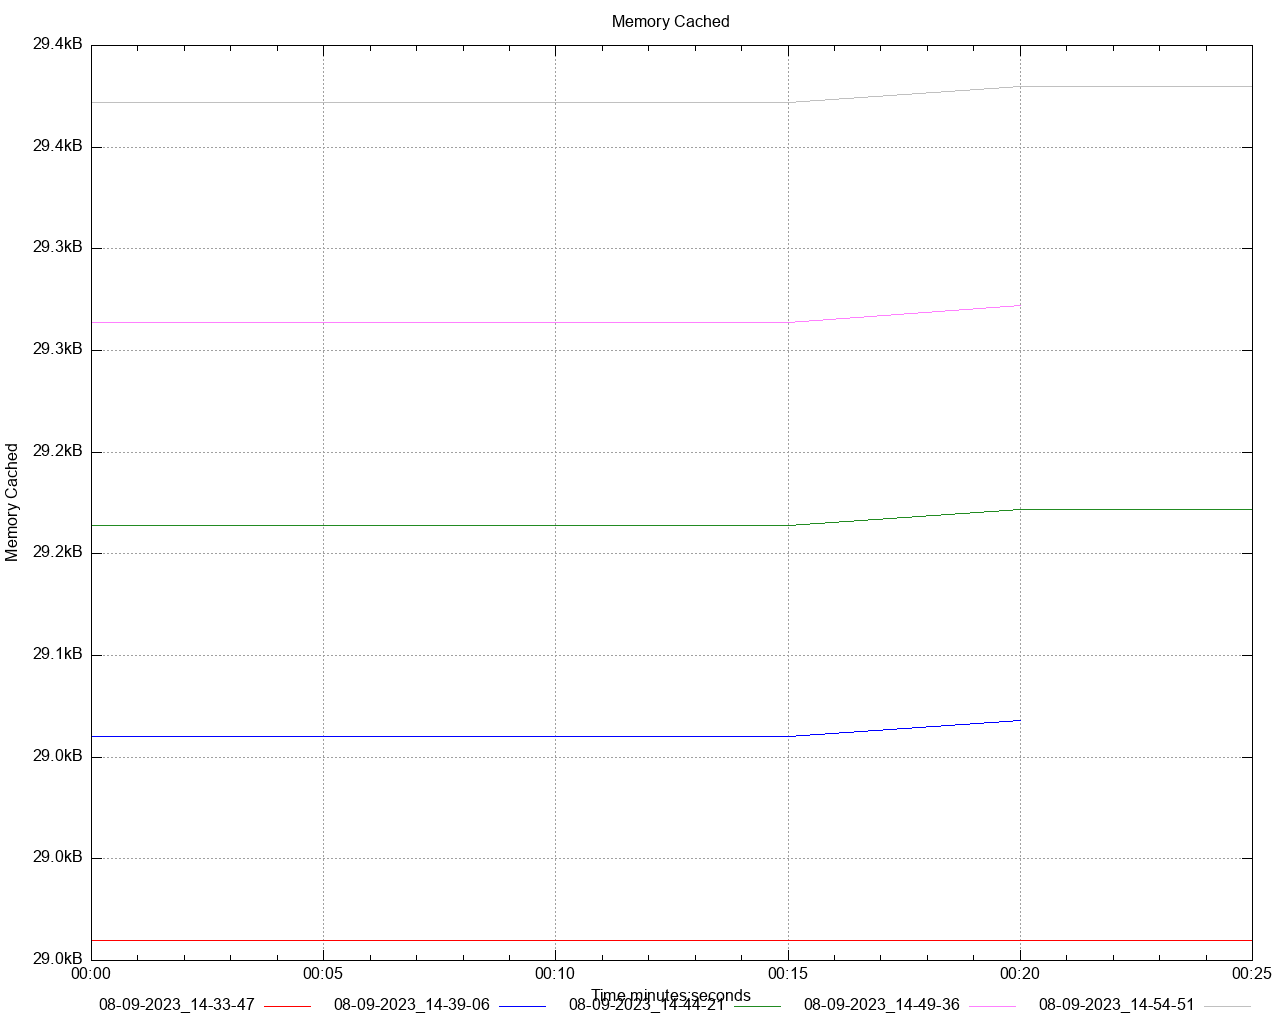

This figure's gnuplot source:
set title 'Memory Cached' noenhanced
set style data lines
set datafile separator ","
set terminal png size 1280,1024
set grid
set key below
set xdata time
set timefmt "%s"
offset = 0
t0(x)=(offset=($0==0) ? x : offset, x - offset)
set xlabel 'Time minutes:seconds'
set ylabel 'Memory Cached'
set format y '%.1s%cB'
set output '/Users/gbarnett/git/hazelcast-simulator/atomiclong-3node-member/atomicreference/dstat/memory_cached_A5.png'
plot \
   '/Users/gbarnett/git/hazelcast-simulator/atomiclong-3node-member/atomicreference/data/memory_cached_A5_1.data' using (t0(timecolumn(1))):2 title "08-09-2023_14-33-47" noenhanced lt rgb "red", \
   '/Users/gbarnett/git/hazelcast-simulator/atomiclong-3node-member/atomicreference/data/memory_cached_A5_2.data' using (t0(timecolumn(1))):2 title "08-09-2023_14-39-06" noenhanced lt rgb "blue", \
   '/Users/gbarnett/git/hazelcast-simulator/atomiclong-3node-member/atomicreference/data/memory_cached_A5_3.data' using (t0(timecolumn(1))):2 title "08-09-2023_14-44-21" noenhanced lt rgb "forest-green", \
   '/Users/gbarnett/git/hazelcast-simulator/atomiclong-3node-member/atomicreference/data/memory_cached_A5_4.data' using (t0(timecolumn(1))):2 title "08-09-2023_14-49-36" noenhanced lt rgb "orchid", \
   '/Users/gbarnett/git/hazelcast-simulator/atomiclong-3node-member/atomicreference/data/memory_cached_A5_5.data' using (t0(timecolumn(1))):2 title "08-09-2023_14-54-51" noenhanced lt rgb "grey", \
